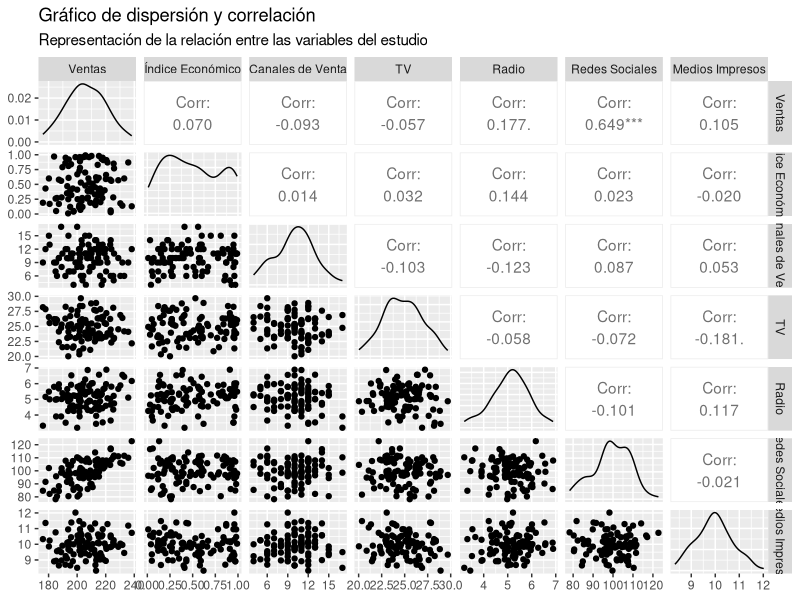

This figure's R source:
# Leer los datos (ajustando la ruta relativa)
Datos_ProyectoP7 <- read.delim("./Datos_ProyectoP7.txt", header = TRUE)  # nolint

# Definir variables
y <- Datos_ProyectoP7$y; x1 <- Datos_ProyectoP7$x1; x2 <- Datos_ProyectoP7$x2; 
x3 <- Datos_ProyectoP7$x3; x4 <- Datos_ProyectoP7$x4; x5 <- Datos_ProyectoP7$x5; 
x7 <- Datos_ProyectoP7$x7; x8 <- Datos_ProyectoP7$x8

# Usar el directorio actual para guardar el gráfico
img_dir <- "./imagenes"

# Matriz de correlación
mat_cor <- cor(Datos_ProyectoP7[, c("y", "x1", "x2", "x3", "x4", "x5", "x7", "x8")])

# Gráfico de dispersión y correlación
png(filename = file.path(img_dir, "3_grafico_dispersion_correlacion.png"), width = 800, height = 800)
library(ggplot2)   # Librería instalada
library(GGally)    # Librería instalada
plot_obj <- ggpairs(Datos_ProyectoP7, 
    columns = c("y", "x1", "x2", "x3", "x5", "x7", "x8"),
    columnLabels = c("Ventas", 
                     "Índice Económico", 
                     "Canales de Venta", 
                     "TV", 
                     "Radio", 
                     "Redes Sociales", 
                     "Medios Impresos")
)
plot_obj <- plot_obj + labs(title = "Gráfico de dispersión y correlación", subtitle = "Representación de la relación entre las variables del estudio")
print(plot_obj)
dev.off()